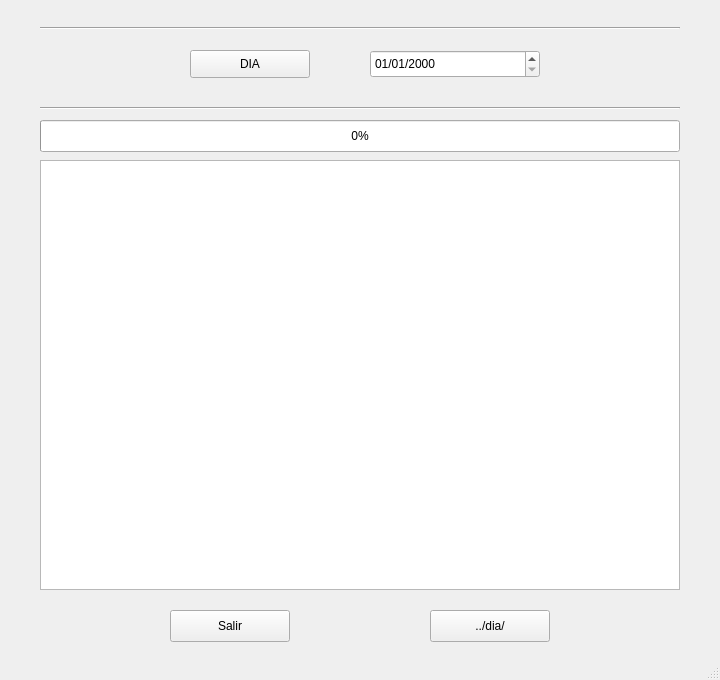
<?xml version="1.0" encoding="UTF-8"?>
<ui version="4.0">
 <class>MainWindow</class>
 <widget class="QMainWindow" name="MainWindow">
  <property name="geometry">
   <rect>
    <x>0</x>
    <y>0</y>
    <width>720</width>
    <height>680</height>
   </rect>
  </property>
  <property name="minimumSize">
   <size>
    <width>720</width>
    <height>680</height>
   </size>
  </property>
  <property name="windowTitle">
   <string>REGISTRO CONTINUO              ...RSA</string>
  </property>
  <widget class="QWidget" name="centralwidget">
   <widget class="Line" name="line_2">
    <property name="geometry">
     <rect>
      <x>40</x>
      <y>20</y>
      <width>640</width>
      <height>16</height>
     </rect>
    </property>
    <property name="orientation">
     <enum>Qt::Horizontal</enum>
    </property>
   </widget>
   <widget class="Line" name="line_3">
    <property name="geometry">
     <rect>
      <x>40</x>
      <y>100</y>
      <width>640</width>
      <height>16</height>
     </rect>
    </property>
    <property name="orientation">
     <enum>Qt::Horizontal</enum>
    </property>
   </widget>
   <widget class="QDateEdit" name="dateEdit">
    <property name="geometry">
     <rect>
      <x>370</x>
      <y>50</y>
      <width>170</width>
      <height>28</height>
     </rect>
    </property>
    <property name="showGroupSeparator" stdset="0">
     <bool>false</bool>
    </property>
    <property name="displayFormat">
     <string>dd/MM/yyyy</string>
    </property>
    <property name="calendarPopup">
     <bool>false</bool>
    </property>
   </widget>
   <widget class="QPushButton" name="btn_abrir">
    <property name="geometry">
     <rect>
      <x>190</x>
      <y>50</y>
      <width>120</width>
      <height>28</height>
     </rect>
    </property>
    <property name="text">
     <string>DIA</string>
    </property>
   </widget>
   <widget class="QPushButton" name="Btn_Salir">
    <property name="geometry">
     <rect>
      <x>170</x>
      <y>610</y>
      <width>120</width>
      <height>32</height>
     </rect>
    </property>
    <property name="text">
     <string>Salir</string>
    </property>
   </widget>
   <widget class="QPushButton" name="Btn_drive">
    <property name="geometry">
     <rect>
      <x>430</x>
      <y>610</y>
      <width>120</width>
      <height>32</height>
     </rect>
    </property>
    <property name="text">
     <string>../dia/</string>
    </property>
   </widget>
   <widget class="QProgressBar" name="progressBar">
    <property name="geometry">
     <rect>
      <x>40</x>
      <y>120</y>
      <width>640</width>
      <height>32</height>
     </rect>
    </property>
    <property name="value">
     <number>0</number>
    </property>
   </widget>
   <widget class="QTextEdit" name="Lbl_Mensajes">
    <property name="geometry">
     <rect>
      <x>40</x>
      <y>160</y>
      <width>640</width>
      <height>430</height>
     </rect>
    </property>
   </widget>
  </widget>
  <widget class="QStatusBar" name="statusbar"/>
  <action name="actionAbrir">
   <property name="text">
    <string>Abrir</string>
   </property>
  </action>
  <action name="actionCerrar">
   <property name="text">
    <string>Cerrar</string>
   </property>
  </action>
 </widget>
 <resources/>
 <connections/>
</ui>
